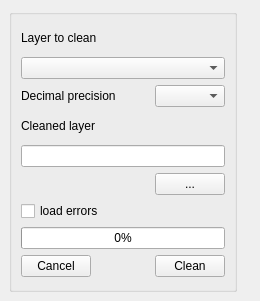
<?xml version="1.0" encoding="UTF-8"?>
<ui version="4.0">
 <class>RoadNetworkCleanerDockWidgetBase</class>
 <widget class="QDockWidget" name="RoadNetworkCleanerDockWidgetBase">
  <property name="windowModality">
   <enum>Qt::NonModal</enum>
  </property>
  <property name="geometry">
   <rect>
    <x>0</x>
    <y>0</y>
    <width>260</width>
    <height>301</height>
   </rect>
  </property>
  <property name="sizePolicy">
   <sizepolicy hsizetype="MinimumExpanding" vsizetype="MinimumExpanding">
    <horstretch>0</horstretch>
    <verstretch>0</verstretch>
   </sizepolicy>
  </property>
  <property name="minimumSize">
   <size>
    <width>260</width>
    <height>301</height>
   </size>
  </property>
  <property name="maximumSize">
   <size>
    <width>500</width>
    <height>600</height>
   </size>
  </property>
  <property name="floating">
   <bool>true</bool>
  </property>
  <property name="allowedAreas">
   <set>Qt::AllDockWidgetAreas</set>
  </property>
  <property name="windowTitle">
   <string>RoadNetworkCleaner</string>
  </property>
  <widget class="QWidget" name="dockWidgetContents">
   <layout class="QFormLayout" name="formLayout">
    <item row="0" column="0">
     <widget class="QGroupBox" name="gridGroupBox">
      <property name="sizePolicy">
       <sizepolicy hsizetype="MinimumExpanding" vsizetype="MinimumExpanding">
        <horstretch>0</horstretch>
        <verstretch>0</verstretch>
       </sizepolicy>
      </property>
      <property name="minimumSize">
       <size>
        <width>228</width>
        <height>252</height>
       </size>
      </property>
      <property name="maximumSize">
       <size>
        <width>500</width>
        <height>600</height>
       </size>
      </property>
      <property name="title">
       <string/>
      </property>
      <layout class="QGridLayout" name="gridLayout">
       <property name="sizeConstraint">
        <enum>QLayout::SetDefaultConstraint</enum>
       </property>
       <property name="bottomMargin">
        <number>12</number>
       </property>
       <property name="horizontalSpacing">
        <number>-1</number>
       </property>
       <item row="8" column="2">
        <widget class="QPushButton" name="cleanButton">
         <property name="sizePolicy">
          <sizepolicy hsizetype="Maximum" vsizetype="Fixed">
           <horstretch>0</horstretch>
           <verstretch>0</verstretch>
          </sizepolicy>
         </property>
         <property name="maximumSize">
          <size>
           <width>70</width>
           <height>16777215</height>
          </size>
         </property>
         <property name="text">
          <string>Clean</string>
         </property>
        </widget>
       </item>
       <item row="4" column="0" colspan="3">
        <widget class="QLineEdit" name="outputText"/>
       </item>
       <item row="8" column="0">
        <widget class="QPushButton" name="cancelButton">
         <property name="maximumSize">
          <size>
           <width>70</width>
           <height>16777215</height>
          </size>
         </property>
         <property name="text">
          <string>Cancel</string>
         </property>
        </widget>
       </item>
       <item row="1" column="0" colspan="3">
        <widget class="QComboBox" name="inputCombo"/>
       </item>
       <item row="7" column="0" colspan="3">
        <widget class="QProgressBar" name="cleaningProgress">
         <property name="value">
          <number>0</number>
         </property>
        </widget>
       </item>
       <item row="0" column="0" colspan="3">
        <widget class="QLabel" name="label">
         <property name="text">
          <string>Layer to clean</string>
         </property>
        </widget>
       </item>
       <item row="6" column="0" colspan="2">
        <widget class="QCheckBox" name="errorsCheckBox">
         <property name="text">
          <string>load errors</string>
         </property>
        </widget>
       </item>
       <item row="5" column="1">
        <spacer name="horizontalSpacer_2">
         <property name="orientation">
          <enum>Qt::Horizontal</enum>
         </property>
         <property name="sizeHint" stdset="0">
          <size>
           <width>40</width>
           <height>20</height>
          </size>
         </property>
        </spacer>
       </item>
       <item row="2" column="2">
        <widget class="QComboBox" name="toleranceCombo">
         <property name="sizePolicy">
          <sizepolicy hsizetype="Maximum" vsizetype="Fixed">
           <horstretch>0</horstretch>
           <verstretch>0</verstretch>
          </sizepolicy>
         </property>
         <property name="minimumSize">
          <size>
           <width>20</width>
           <height>0</height>
          </size>
         </property>
         <property name="maximumSize">
          <size>
           <width>70</width>
           <height>16777215</height>
          </size>
         </property>
        </widget>
       </item>
       <item row="3" column="0" colspan="3">
        <widget class="QLabel" name="label_2">
         <property name="text">
          <string>Cleaned layer</string>
         </property>
        </widget>
       </item>
       <item row="5" column="0">
        <spacer name="horizontalSpacer">
         <property name="orientation">
          <enum>Qt::Horizontal</enum>
         </property>
         <property name="sizeHint" stdset="0">
          <size>
           <width>40</width>
           <height>20</height>
          </size>
         </property>
        </spacer>
       </item>
       <item row="5" column="2">
        <widget class="QPushButton" name="browseButton">
         <property name="sizePolicy">
          <sizepolicy hsizetype="Maximum" vsizetype="Fixed">
           <horstretch>0</horstretch>
           <verstretch>0</verstretch>
          </sizepolicy>
         </property>
         <property name="maximumSize">
          <size>
           <width>70</width>
           <height>16777215</height>
          </size>
         </property>
         <property name="text">
          <string>...</string>
         </property>
        </widget>
       </item>
       <item row="2" column="0" colspan="2">
        <widget class="QLabel" name="label_3">
         <property name="text">
          <string>Decimal precision </string>
         </property>
        </widget>
       </item>
      </layout>
     </widget>
    </item>
   </layout>
  </widget>
 </widget>
 <resources/>
 <connections/>
</ui>
